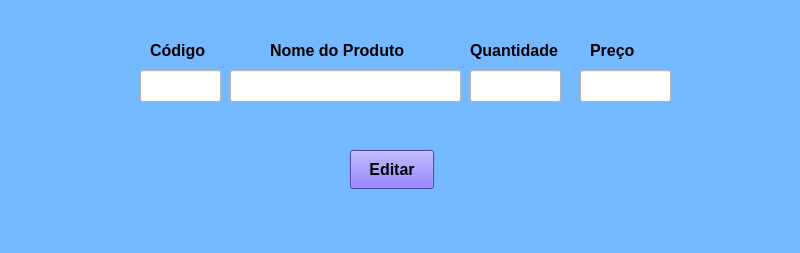
<?xml version="1.0" encoding="UTF-8"?>
<ui version="4.0">
 <class>MainWindow</class>
 <widget class="QMainWindow" name="MainWindow">
  <property name="geometry">
   <rect>
    <x>0</x>
    <y>0</y>
    <width>800</width>
    <height>253</height>
   </rect>
  </property>
  <property name="windowTitle">
   <string>MainWindow</string>
  </property>
  <property name="styleSheet">
   <string notr="true">background-color:rgb(116,185,255)</string>
  </property>
  <widget class="QWidget" name="centralwidget">
   <widget class="QLineEdit" name="lineEdit">
    <property name="geometry">
     <rect>
      <x>140</x>
      <y>70</y>
      <width>81</width>
      <height>32</height>
     </rect>
    </property>
    <property name="font">
     <font>
      <pointsize>12</pointsize>
     </font>
    </property>
    <property name="styleSheet">
     <string notr="true">background-color: rgb(255, 255, 255);
color: rgb(0, 0, 0);</string>
    </property>
   </widget>
   <widget class="QLabel" name="label">
    <property name="geometry">
     <rect>
      <x>150</x>
      <y>40</y>
      <width>58</width>
      <height>21</height>
     </rect>
    </property>
    <property name="font">
     <font>
      <pointsize>12</pointsize>
      <weight>75</weight>
      <bold>true</bold>
     </font>
    </property>
    <property name="text">
     <string>Código</string>
    </property>
   </widget>
   <widget class="QLineEdit" name="lineEdit_2">
    <property name="geometry">
     <rect>
      <x>230</x>
      <y>70</y>
      <width>231</width>
      <height>32</height>
     </rect>
    </property>
    <property name="font">
     <font>
      <pointsize>12</pointsize>
     </font>
    </property>
    <property name="styleSheet">
     <string notr="true">background-color: rgb(255, 255, 255);
color: rgb(0, 0, 0);</string>
    </property>
   </widget>
   <widget class="QLabel" name="label_2">
    <property name="geometry">
     <rect>
      <x>270</x>
      <y>40</y>
      <width>141</width>
      <height>21</height>
     </rect>
    </property>
    <property name="font">
     <font>
      <pointsize>12</pointsize>
      <weight>75</weight>
      <bold>true</bold>
     </font>
    </property>
    <property name="text">
     <string>Nome do Produto</string>
    </property>
   </widget>
   <widget class="QLabel" name="label_3">
    <property name="geometry">
     <rect>
      <x>470</x>
      <y>40</y>
      <width>101</width>
      <height>21</height>
     </rect>
    </property>
    <property name="font">
     <font>
      <pointsize>12</pointsize>
      <weight>75</weight>
      <bold>true</bold>
     </font>
    </property>
    <property name="text">
     <string>Quantidade</string>
    </property>
   </widget>
   <widget class="QLineEdit" name="lineEdit_3">
    <property name="geometry">
     <rect>
      <x>470</x>
      <y>70</y>
      <width>91</width>
      <height>32</height>
     </rect>
    </property>
    <property name="font">
     <font>
      <pointsize>12</pointsize>
     </font>
    </property>
    <property name="styleSheet">
     <string notr="true">background-color: rgb(255, 255, 255);
color: rgb(0, 0, 0);</string>
    </property>
   </widget>
   <widget class="QLabel" name="label_4">
    <property name="geometry">
     <rect>
      <x>590</x>
      <y>40</y>
      <width>51</width>
      <height>21</height>
     </rect>
    </property>
    <property name="font">
     <font>
      <pointsize>12</pointsize>
      <weight>75</weight>
      <bold>true</bold>
     </font>
    </property>
    <property name="text">
     <string>Preço</string>
    </property>
   </widget>
   <widget class="QLineEdit" name="lineEdit_4">
    <property name="geometry">
     <rect>
      <x>580</x>
      <y>70</y>
      <width>91</width>
      <height>32</height>
     </rect>
    </property>
    <property name="font">
     <font>
      <pointsize>12</pointsize>
     </font>
    </property>
    <property name="styleSheet">
     <string notr="true">background-color: rgb(255, 255, 255);
color: rgb(0, 0, 0);</string>
    </property>
   </widget>
   <widget class="QPushButton" name="pushButton_2">
    <property name="geometry">
     <rect>
      <x>350</x>
      <y>150</y>
      <width>84</width>
      <height>39</height>
     </rect>
    </property>
    <property name="font">
     <font>
      <pointsize>12</pointsize>
      <weight>75</weight>
      <bold>true</bold>
     </font>
    </property>
    <property name="styleSheet">
     <string notr="true">background-color: rgb(108, 92, 231);</string>
    </property>
    <property name="text">
     <string>Editar</string>
    </property>
   </widget>
  </widget>
  <widget class="QMenuBar" name="menubar">
   <property name="geometry">
    <rect>
     <x>0</x>
     <y>0</y>
     <width>800</width>
     <height>30</height>
    </rect>
   </property>
  </widget>
  <widget class="QStatusBar" name="statusbar"/>
 </widget>
 <resources/>
 <connections/>
</ui>
